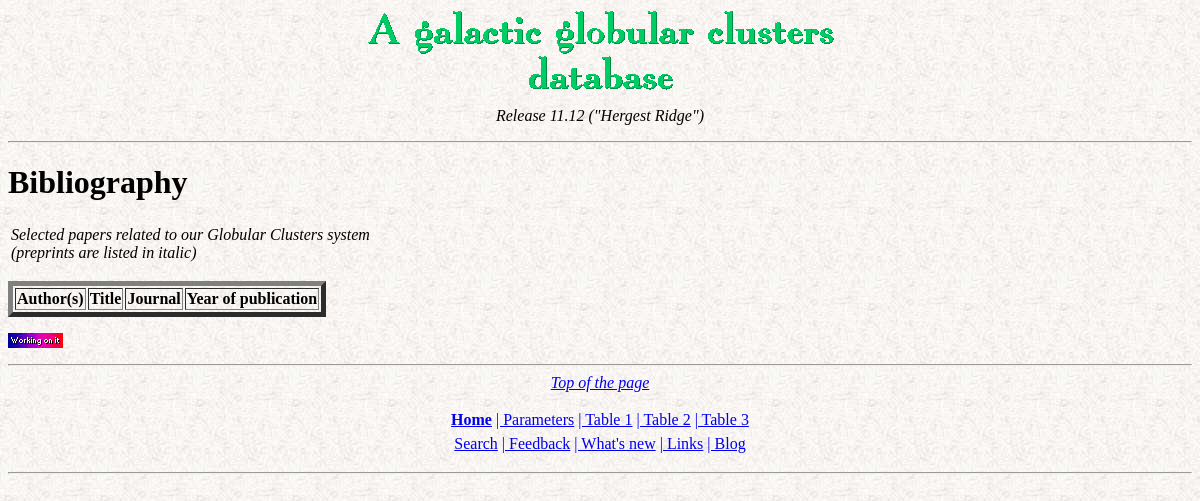
Before: /bibliomain.php with the older database file.
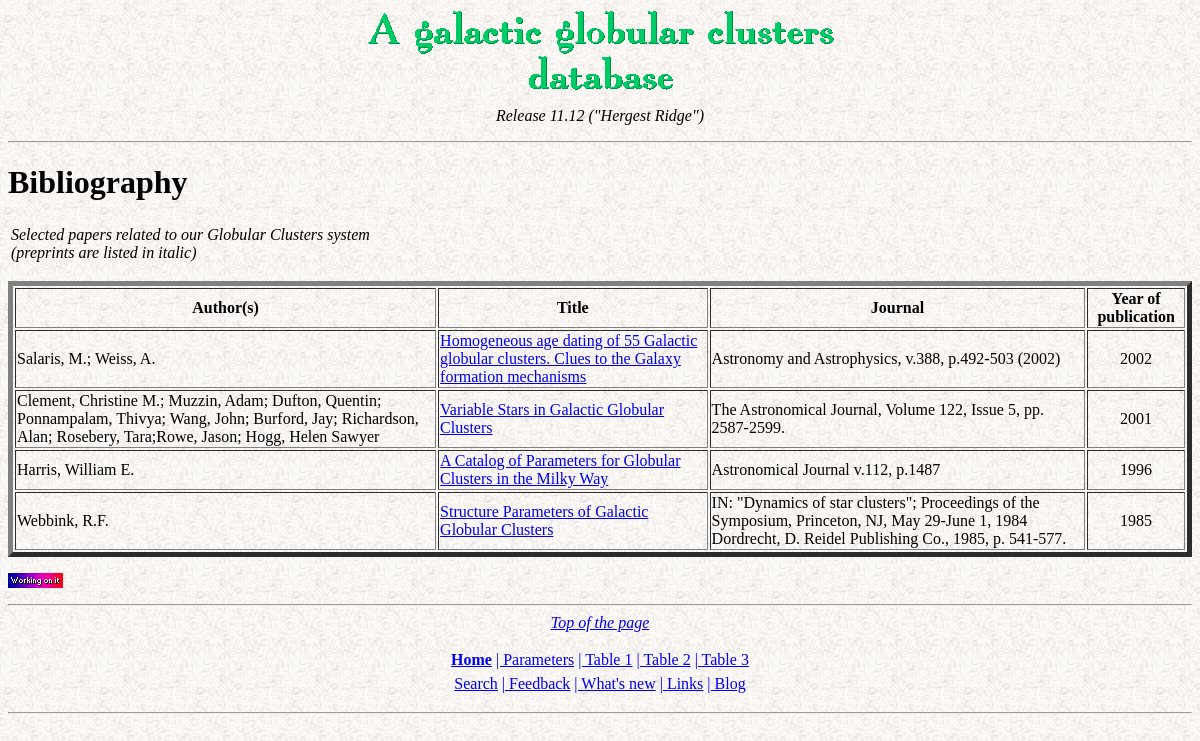
After: the same page with the newer database file.
### tables this page shows
CREATE TABLE `bibliomain` (
  `authors` tinytext,
  `title` tinytext NOT NULL,
  `journal` tinytext,
  `adslink` tinytext,
  `ID` int(3) NOT NULL,
  `mdate` timestamp NOT NULL DEFAULT CURRENT_TIMESTAMP ON UPDATE CURRENT_TIMESTAMP,
  `annoarti` year(4) NOT NULL DEFAULT '0000'
);

### bibliomain.php (the view, shortened to what this page needs)
<html>
<head><title>GGCs database: bibliography</title></head>
<body background="backgr2.jpg" vlink="#3333CC">
<?php include 'inte2.php' ?>
<h1>Bibliography</h1>
<table border=0><tr><td><i>
Selected papers related to our Globular Clusters system
<br>
(<i>preprints</i> are listed in <i>italic</i>)
</i></td></tr></table>
<p>
<?php
$query = "SELECT authors,title,journal,annoarti,adslink FROM bibliomain
ORDER BY annoarti DESC";
$result = mysql_query($query) or die("Query failed");
print "<table border=5>\n";
print "\t<tr align=center>\n";
print "\t\t<td><b>Author(s)</b></td>\n";
print "\t\t<td><b>Title</b></td>\n";
print "\t\t<td><b>Journal</b></td>\n";
print "\t\t<td><b>Year of publication</b></td>\n";
print "\t</tr>\n";
while ($line = mysql_fetch_array($result))
 {
print "\t<tr>\n";
echo "\t<td>\n";
echo $line[0];
echo  "</td>\n";
print "\t<td>\n";
print "<a href=\"".$line[4]."\">".$line[1]."</a>";
print "\t</td>\n";
print "\t<td>\n";
print $line[2];
print "\t</td>\n";
print "\t<td align=\"center\">\n";
print $line[3];
print "\t</td>\n";
}
print "</table>\n";
?>
<p>
<img src="wkonit1.gif">
</body>
</html>

Changed rows visible on the page:
added bibliomain: authors "Salaris, M.; Weiss, A.", title "Homogeneous age dating of 55 Galactic globular clusters. Clues to the Galaxy formation mechanisms", journal "Astronomy and Astrophysics, v.388, p.492-503 (2002)", annoarti "2002"
added bibliomain: authors "Clement, Christine M.; Muzzin, Adam; Dufton, Quentin; Ponnampalam, Thivya; Wang, John; Burford, Jay; Richardson, Alan; Rosebery, Tara;Rowe, Jason; Hogg, Helen Sawyer", title "Variable Stars in Galactic Globular Clusters", journal "The Astronomical Journal, Volume 122, Issue 5, pp. 2587-2599.", annoarti "2001"
added bibliomain: authors "Harris, William E.", title "A Catalog of Parameters for Globular Clusters in the Milky Way", journal "Astronomical Journal v.112, p.1487", annoarti "1996"
added bibliomain: authors "Webbink, R.F.", title "Structure Parameters of Galactic Globular Clusters", journal "IN: \"Dynamics of star clusters\"; Proceedings of the Symposium, Princeton, NJ, May 29-June 1, 1984 Dordrecht, D. Reidel Publishing Co., 1985, p. 541-577.", annoarti "1985"
